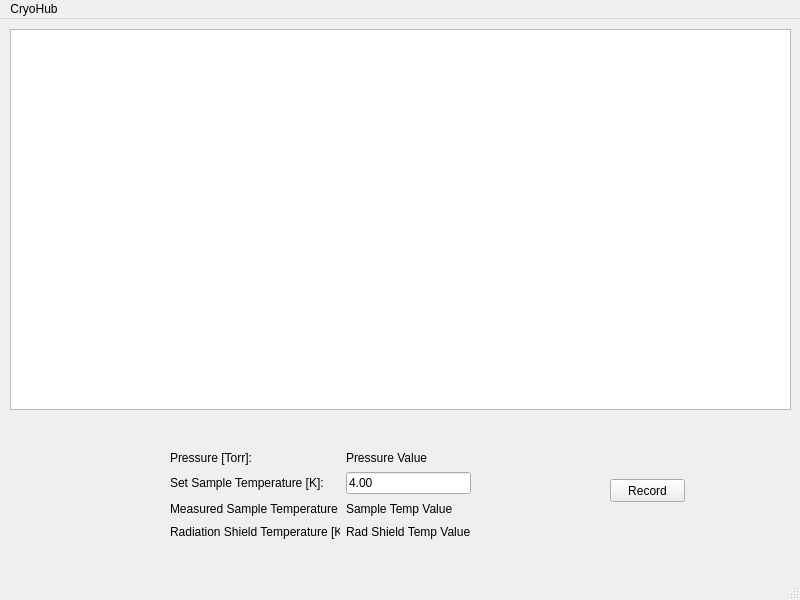
<?xml version="1.0" encoding="UTF-8"?>
<ui version="4.0">
 <class>MainWindow</class>
 <widget class="QMainWindow" name="MainWindow">
  <property name="geometry">
   <rect>
    <x>0</x>
    <y>0</y>
    <width>800</width>
    <height>600</height>
   </rect>
  </property>
  <property name="windowTitle">
   <string>MainWindow</string>
  </property>
  <widget class="QWidget" name="centralwidget">
   <widget class="QGraphicsView" name="graphicsView">
    <property name="geometry">
     <rect>
      <x>10</x>
      <y>10</y>
      <width>781</width>
      <height>381</height>
     </rect>
    </property>
    <property name="mouseTracking">
     <bool>true</bool>
    </property>
   </widget>
   <widget class="QWidget" name="gridLayoutWidget">
    <property name="geometry">
     <rect>
      <x>170</x>
      <y>430</y>
      <width>301</width>
      <height>91</height>
     </rect>
    </property>
    <layout class="QGridLayout" name="gridLayout">
     <item row="3" column="0">
      <widget class="QLabel" name="Tr_meas_label">
       <property name="text">
        <string>Radiation Shield Temperature [K]:</string>
       </property>
      </widget>
     </item>
     <item row="0" column="1">
      <widget class="QLabel" name="p_val">
       <property name="text">
        <string>Pressure Value</string>
       </property>
      </widget>
     </item>
     <item row="0" column="0">
      <widget class="QLabel" name="p_label">
       <property name="text">
        <string>Pressure [Torr]:</string>
       </property>
      </widget>
     </item>
     <item row="2" column="1">
      <widget class="QLabel" name="Ts_meas_val">
       <property name="text">
        <string>Sample Temp Value</string>
       </property>
      </widget>
     </item>
     <item row="3" column="1">
      <widget class="QLabel" name="Tr_meas_val">
       <property name="text">
        <string>Rad Shield Temp Value</string>
       </property>
      </widget>
     </item>
     <item row="2" column="0">
      <widget class="QLabel" name="Ts_meas_label">
       <property name="text">
        <string>Measured Sample Temperature [K]:</string>
       </property>
      </widget>
     </item>
     <item row="1" column="0">
      <widget class="QLabel" name="Ts_set_label">
       <property name="text">
        <string>Set Sample Temperature [K]:</string>
       </property>
      </widget>
     </item>
     <item row="1" column="1">
      <widget class="QLineEdit" name="Ts_set_le">
       <property name="text">
        <string>4.00</string>
       </property>
      </widget>
     </item>
    </layout>
   </widget>
   <widget class="QPushButton" name="pushButton">
    <property name="geometry">
     <rect>
      <x>610</x>
      <y>460</y>
      <width>75</width>
      <height>23</height>
     </rect>
    </property>
    <property name="text">
     <string>Record</string>
    </property>
    <property name="checkable">
     <bool>true</bool>
    </property>
    <property name="checked">
     <bool>false</bool>
    </property>
   </widget>
  </widget>
  <widget class="QMenuBar" name="menubar">
   <property name="geometry">
    <rect>
     <x>0</x>
     <y>0</y>
     <width>800</width>
     <height>21</height>
    </rect>
   </property>
   <widget class="QMenu" name="menuCryoHub">
    <property name="title">
     <string>CryoHub</string>
    </property>
   </widget>
   <addaction name="menuCryoHub"/>
  </widget>
  <widget class="QStatusBar" name="statusbar"/>
 </widget>
 <resources/>
 <connections/>
</ui>
